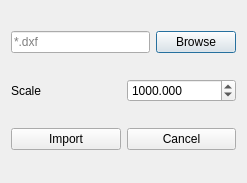
<?xml version="1.0" encoding="UTF-8"?>
<ui version="4.0">
 <class>Dialog</class>
 <widget class="QDialog" name="Dialog">
  <property name="geometry">
   <rect>
    <x>0</x>
    <y>0</y>
    <width>247</width>
    <height>183</height>
   </rect>
  </property>
  <property name="windowTitle">
   <string>Import DXF Model</string>
  </property>
  <property name="windowIcon">
   <iconset resource="../../py_widget/resource.qrc">
    <normaloff>:/safe/Resources/icons/import_dxf.svg</normaloff>:/safe/Resources/icons/import_dxf.svg</iconset>
  </property>
  <layout class="QVBoxLayout" name="verticalLayout">
   <item>
    <layout class="QHBoxLayout" name="horizontalLayout">
     <item>
      <widget class="QLineEdit" name="filename">
       <property name="inputMask">
        <string/>
       </property>
       <property name="text">
        <string/>
       </property>
       <property name="placeholderText">
        <string>*.dxf</string>
       </property>
      </widget>
     </item>
     <item>
      <widget class="QPushButton" name="browse">
       <property name="text">
        <string>Browse</string>
       </property>
      </widget>
     </item>
    </layout>
   </item>
   <item>
    <layout class="QHBoxLayout" name="horizontalLayout_2">
     <item>
      <widget class="QLabel" name="label">
       <property name="text">
        <string>Scale</string>
       </property>
      </widget>
     </item>
     <item>
      <widget class="QDoubleSpinBox" name="scale_box">
       <property name="decimals">
        <number>3</number>
       </property>
       <property name="maximum">
        <double>100000.000000000000000</double>
       </property>
       <property name="value">
        <double>1000.000000000000000</double>
       </property>
      </widget>
     </item>
    </layout>
   </item>
   <item>
    <layout class="QHBoxLayout" name="horizontalLayout_3">
     <item>
      <widget class="QPushButton" name="import_button">
       <property name="text">
        <string>Import</string>
       </property>
       <property name="icon">
        <iconset resource="../../py_widget/resource.qrc">
         <normaloff>:/safe/Resources/icons/import_dxf.svg</normaloff>:/safe/Resources/icons/import_dxf.svg</iconset>
       </property>
       <property name="iconSize">
        <size>
         <width>40</width>
         <height>40</height>
        </size>
       </property>
      </widget>
     </item>
     <item>
      <widget class="QPushButton" name="cancel_pushbutton">
       <property name="text">
        <string>Cancel</string>
       </property>
       <property name="icon">
        <iconset resource="../../py_widget/resource.qrc">
         <normaloff>:/safe/Resources/icons/cancel.png</normaloff>:/safe/Resources/icons/cancel.png</iconset>
       </property>
       <property name="iconSize">
        <size>
         <width>40</width>
         <height>40</height>
        </size>
       </property>
      </widget>
     </item>
    </layout>
   </item>
  </layout>
 </widget>
 <resources>
  <include location="../../py_widget/resource.qrc"/>
 </resources>
 <connections/>
</ui>
